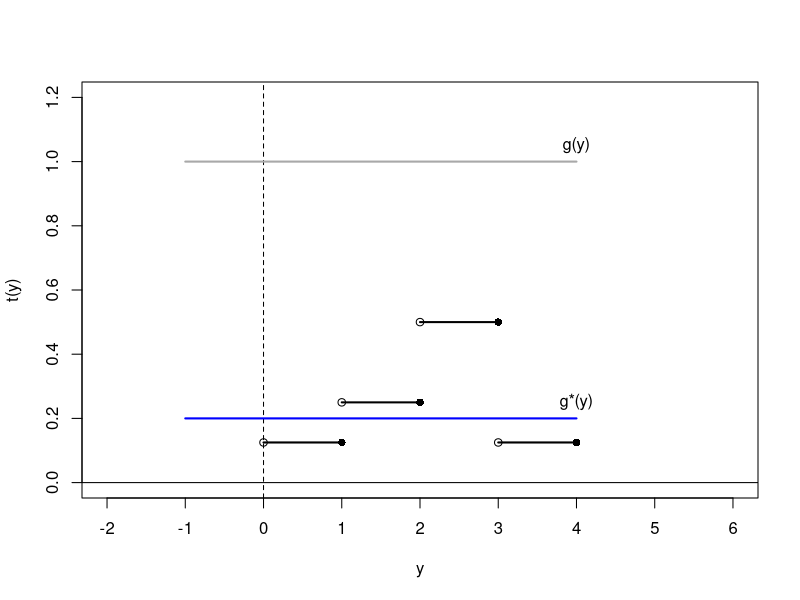
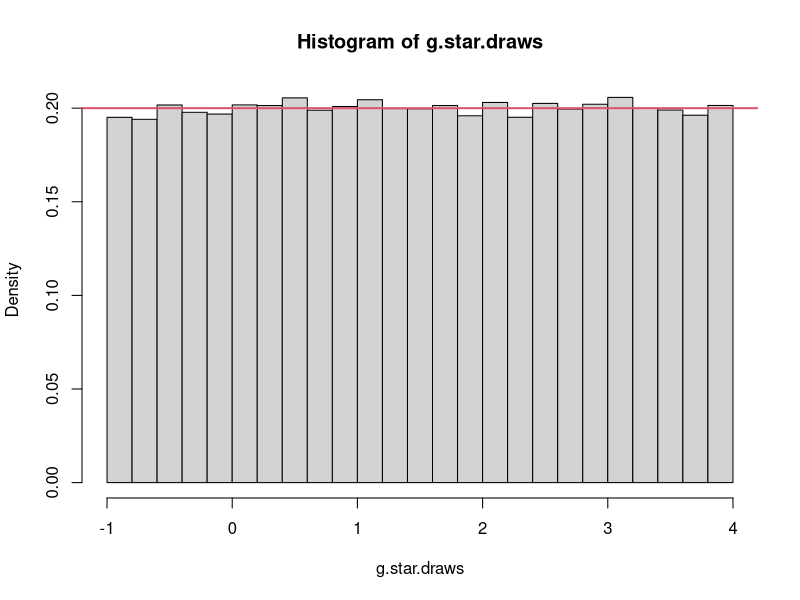
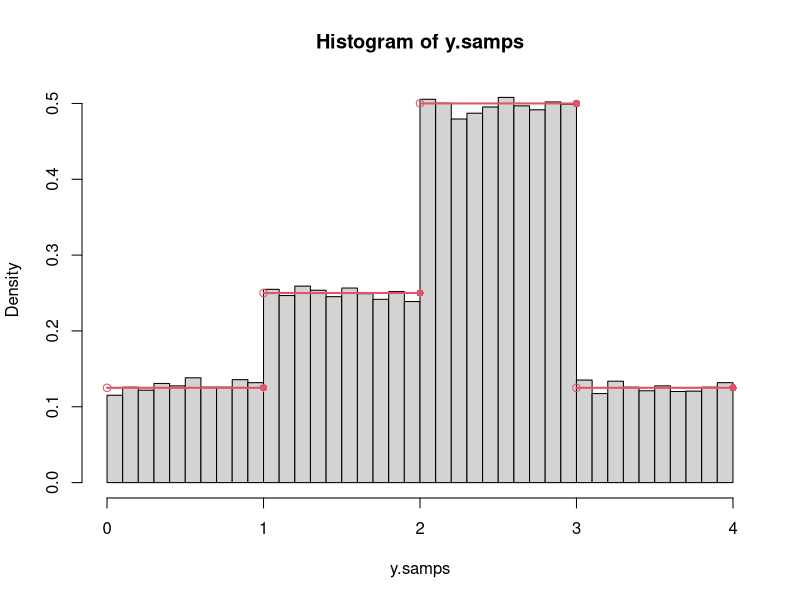

R code for these plots, in order:
##Intro example for Rejection Sampling

### Suppose we want to sample from the following pdf:
##  t(Y) = 1/8 if 0 < y <= 1
##         1/4 if 1 < y <= 2
##         1/2 if 2 < y <= 3
##         1/8 if 3 < y <= 4


## Plot it
plot(-2:6, 1:9, type="n", xlim=c(-2,6), ylim=c(0,1.2), xaxp=c(-2,6, 8), ylab="t(y)", xlab="y")
abline(v=0, lty=2)
abline(h=0, lty=1)
segments(c(0,1,2,3), c(1/8,1/4,1/2,1/8), c(1,2,3,4), c(1/8,1/4,1/2,1/8), lwd=2)
points(c(0,1,2,3), c(1/8,1/4,1/2,1/8), pch=1)
points(c(1,2,3,4), c(1/8,1/4,1/2,1/8), pch=16)


### Define a g(y)=1 over [-1,4]
segments(-1,1, 4,1, lwd=2, col="darkgray")
text(4,1.05, "g(y)")

### We can easily normalize g(y), so that it is Uniform(-1,4)
segments(-1, (1/5), 4, (1/5), lwd=2, col="blue")
text(4, (1/5)+.05, "g*(y)") #normalized g(y)

### REJECTION SAMPLING ####
 ### STEP 1 - Draw samples from g*(y) = Unif(-1,4)

g.star.draws <- runif(100000, -1, 4)
hist(g.star.draws, nclass=20, col="lightgray", freq=FALSE)
abline(h=1/5, lwd=2, col=2)

 ### STEP 2 (a) - Get probabilities for accepting each draw
 ### To do this we need a function to calculate t(y) quickly

ty.fun <- function(y) {
  if(y<0) p.y <- 0
  if(y>0 & y<=1) p.y <- 1/8
  if(y>1 & y<=2) p.y <- 1/4     
  if(y>2 & y<=3) p.y <- 1/2
  if(y>3 & y<=4) p.y <- 1/8
  if(y>4) p.y <- 0
  return(p.y)
}
ty.fun(3.5)

 ### STEP 2 (b) -  Calculate t(y) for each value drawn from g*(y)
    t.y <- apply(cbind(g.star.draws), 1, ty.fun)

 ### STEP 3 - calculate the probability of acceptance for each proposed value
    prob.accept <- t.y/((1/2)*1)  ## t(y)/cg(y) where c=1/2 and g(y)=1 for all y
    
 ### STEP 4 - Use the probabilities from STEP 3 to accept or refect candidate values
 # We can do this by just drawing U ~ Unif(0,1) and if U < prob then accept, and U > prob, then reject
    U.vec <- runif(100000)
    ind.accept <- (U.vec < prob.accept)
    y.samps <- g.star.draws[ind.accept==1]
  
   #check what proportion were accepted
    mean(ind.accept) #what proportion did we accept?
    mean(ind.accept[g.star.draws <= 3 & g.star.draws > 2])
    mean(ind.accept[g.star.draws <= 1 & g.star.draws > 0])
    mean(ind.accept[g.star.draws <= 2 & g.star.draws > 1])
   
    
### STEP 5 -- Plot samples and t(y) to check
    #Plot the draws:
    hist(y.samps, nclass=50, col="lightgray", freq=FALSE)
    
    #Plot 
    segments(c(0,1,2,3), c(1/8,1/4,1/2,1/8), c(1,2,3,4), c(1/8,1/4,1/2,1/8), lwd=2, col=2)
    points(c(0,1,2,3), c(1/8,1/4,1/2,1/8), pch=1, col=2)
    points(c(1,2,3,4), c(1/8,1/4,1/2,1/8), pch=16, col=2)

## Option 2 ------------------------------------------------
## Could also start with g*(y) -- normalized version and find the c such that the ratio
## is less than or equal to 1.  So, find c such that p(y)/cg*(y) <= 1

### c= 5/2  because p(y)/g*(y) <- (1/2)/(1/5) = 5/2
### Then cg*(y) = (5/2)*g*(y) = (5/2)*(1/5)=1/2, so end up with same ratio
